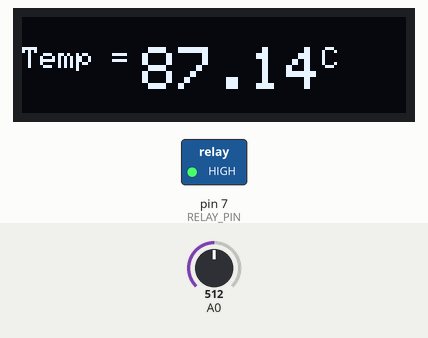
The sketch below on a simulated Arduino Uno, built with avr-gcc and run on an emulated ATmega328P. Parts: 128×32 one-colour display, switched loads named in the sketch (green lamp = pin HIGH). The test bench sets the inputs (shaded band); at power-on: A0 = 512. What the sketch prints to the serial monitor is not drawn.

Above: at 3.2 s.
3.3 s: A0 set to 716
At 3.7 s:
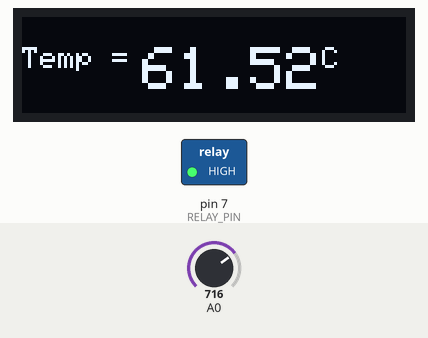
4.8 s: A0 set to 853
At 5.5 s:
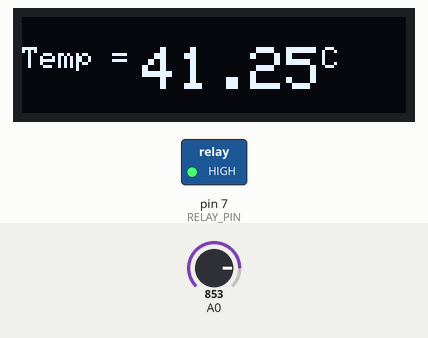
6.3 s: A0 set to 868
At 7.4 s:
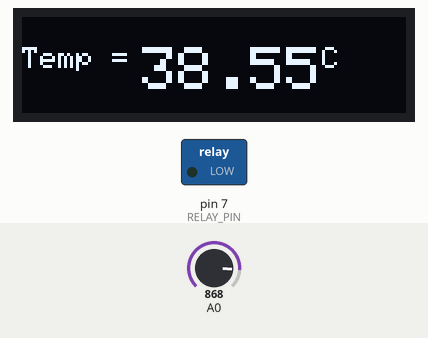
Timing chart, 0 to 9.3 s (numbered marks = the images above; inputs shaded):
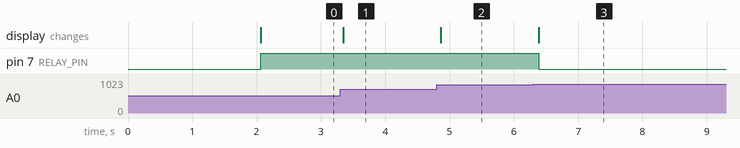

The sketch:

autotempbreaksystemssolenoidketch_feb26a.ino
```cpp
#include <SPI.h>
#include <Wire.h>
#include <Adafruit_GFX.h>
#include <Adafruit_SSD1306.h>

#define SCREEN_WIDTH 128 // OLED display width, in pixels
#define SCREEN_HEIGHT 32 // OLED display height, in pixels
#define OLED_RESET     4 // Reset pin # (or -1 if sharing Arduino reset pin)
#define SCREEN_ADDRESS 0x3C ///< See datasheet for Address; 0x3D for 128x64, 0x3C for 128x32
Adafruit_SSD1306 display(SCREEN_WIDTH, SCREEN_HEIGHT, &Wire, OLED_RESET);

#define RT0 100000   // Ω
#define B 3977      // K
#define VCC 5    //Supply voltage
#define R 10000  //R=10KΩ

#define RELAY_PIN 7 // Pin connected to the relay module

//Variables
float RT, VR, ln, TX, T0, VRT;

void setup() {
  Serial.begin(9600);
  pinMode(RELAY_PIN, OUTPUT);
  digitalWrite(RELAY_PIN, LOW); // Initially, keep the relay off
  if (!display.begin(SSD1306_SWITCHCAPVCC, SCREEN_ADDRESS)) {
    Serial.println(F("SSD1306 allocation failed"));
  }
  T0 = 25 + 273.15;
  display.clearDisplay();
  display.drawPixel(10, 10, SSD1306_WHITE);
  display.display();
  delay(2000);
}

void loop() {

  VRT = analogRead(A0);              //Acquisition analog value of VRT
  VRT = (5.00 / 1023.00) * VRT;      //Conversion to voltage
  VR = VCC - VRT;
  RT = VRT / (VR / R);               //Resistance of RT
  ln = log(RT / RT0);
  TX = (1 / ((ln / B) + (1 / T0))); //Temperature from thermistor
  TX = TX - 273.15;

  Serial.print("Temperature:");
  Serial.print("\t");
  Serial.print(TX);
  Serial.print("C\t\t");
  Serial.print(TX + 273.15);        //Conversion to Kelvin
  Serial.print("K\t\t");
  Serial.print((TX * 1.8) + 32);    //Conversion to Fahrenheit
  Serial.println("F");

  display.clearDisplay();
  display.setTextSize(1); // Draw 2X-scale text
  display.setTextColor(SSD1306_WHITE);
  display.setCursor(0, 10);
  display.println("Temp = ");
  display.setCursor(40, 10);
  display.setTextSize(2);
  display.println(TX);
  display.setCursor(100, 10);
  display.setTextSize(1);
  display.println(F("C"));
  display.display();

  // Activate the solenoid if temperature rises to 40 degrees Celsius
  if (TX >= 40) {
    digitalWrite(RELAY_PIN, HIGH); // Turn on the relay
  } else {
    digitalWrite(RELAY_PIN, LOW); // Turn off the relay
  }

  delay(100);
}
```

Measured:
- the behaviour switches between 860 and 861 on A0 (found by bisection; images 2 and 3)
- after the input at 3.3 s, the display: changes after 0.05 s (image 1)
- after the input at 4.8 s, the display: changes after 0.07 s (image 2)
- after the input at 6.3 s, pin 7 (RELAY_PIN): HIGH → LOW after 0.08 s; the display: changes after 0.08 s (image 3)
